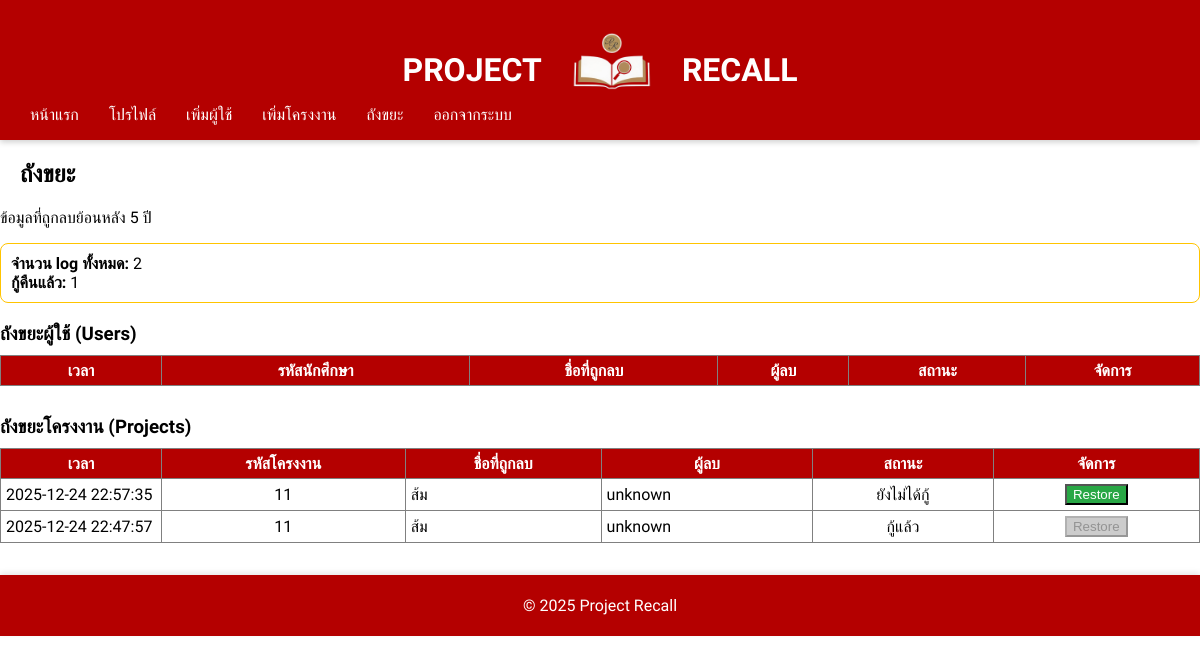
/Dashboard/Activity_log.php (signed in), run on the app's committed database.
### tables this page shows
CREATE TABLE `activity_log` (
  `id` int(11) NOT NULL,
  `item_type` enum('user','project','file','member') NOT NULL,
  `item_id` int(11) NOT NULL,
  `item_data` longtext NOT NULL,
  `deleted_by` varchar(150) NOT NULL,
  `deleted_at` datetime NOT NULL DEFAULT current_timestamp(),
  `restore_status` tinyint(1) NOT NULL DEFAULT 0,
  `restored_at` datetime DEFAULT NULL
);

### Dashboard/Activity_log.php (the view, shortened to what this page needs)
<?php
require '../DB/db.php';
include '../inc/header.php';
$deleteBefore = date('Y-m-d H:i:s', strtotime('-5 years'));
$pdo->prepare("DELETE FROM activity_log WHERE deleted_at < ?")->execute([$deleteBefore]);
$fiveYearsAgo = date('Y-m-d H:i:s', strtotime('-5 years'));
$stmt = $pdo->prepare("
    SELECT * FROM activity_log
    WHERE deleted_at >= ?
    ORDER BY deleted_at DESC
");
$stmt->execute([$fiveYearsAgo]);
$logs = $stmt->fetchAll(PDO::FETCH_ASSOC);
$total_logs = count($logs);
$restored_count = count(array_filter($logs, fn($l) => $l['restore_status'] == 1));
?>
<h2 style="margin:20px;">ถังขยะ</h2>
<p>ข้อมูลที่ถูกลบย้อนหลัง 5 ปี</p>
<div style="margin:15px 0; padding:10px; border:1px solid #ffc400; border-radius:8px;">
    <strong>จำนวน log ทั้งหมด:</strong> <?= $total_logs ?><br>
    <strong>กู้คืนแล้ว:</strong> <?= $restored_count ?>
</div>
<h3 style="margin:20px 0 10px;">ถังขยะผู้ใช้ (Users)</h3>
<table border="1" cellpadding="5" cellspacing="0" style="border-collapse:collapse;width:100%;">
    <tr style="background:#b40000;color:#fff;text-align:center;">
        <th style="width:150px;">เวลา</th>
        <th>รหัสนักศึกษา</th>
        <th>ชื่อที่ถูกลบ</th>
        <th>ผู้ลบ</th>
        <th>สถานะ</th>
        <th>จัดการ</th>
    </tr>
</table>
<h3 style="margin:30px 0 10px;">ถังขยะโครงงาน (Projects)</h3>
<table border="1" cellpadding="5" cellspacing="0" style="border-collapse:collapse;width:100%;">
    <tr style="background:#b40000;color:#fff;text-align:center;">
        <th style="width:150px;">เวลา</th>
        <th>รหัสโครงงาน</th>
        <th>ชื่อที่ถูกลบ</th>
        <th>ผู้ลบ</th>
        <th>สถานะ</th>
        <th>จัดการ</th>
    </tr>
<?php foreach ($logs as $log): ?>
<?php
    $data = json_decode($log['item_data'], true);
    $deleted_name = $data['title_th'] ?? $data['title_en'] ?? '-';
?>
<tr>
    <td><?= htmlspecialchars($log['deleted_at']) ?></td>
    <td style="text-align:center;"><?= $log['item_id'] ?></td>
    <td><?= htmlspecialchars($deleted_name) ?></td>
    <td><?= htmlspecialchars($log['deleted_by']) ?></td>
    <td style="text-align:center;">
        <?= $log['restore_status'] ? 'กู้แล้ว' : 'ยังไม่ได้กู้' ?>
    </td>
    <td style="text-align:center;">
        <?php if (!$log['restore_status']): ?>
            <a href="activity_log.php?restore_id=<?= $log['id'] ?>"
               onclick="return confirm('ยืนยันการกู้คืนข้อมูลนี้?')">
                <button style="background:#28a745;color:white;">Restore</button>
            </a>
        <?php else: ?>
            <button disabled style="background:#ccc;">Restore</button>
        <?php endif; ?>
    </td>
</tr>
<?php endforeach; ?>
</table>
<?php include '../inc/footer.php'; ?>

### Inc/header.php (style rules this page uses)
:root { --main:#b40000; }
body { margin:0;font-family:'Sarabun',sans-serif; }

### Inc/footer.php (style rules this page uses)
:root { --main-color: #b40000; --header-text: #ffffff; }

### data on the page
activity_log: deleted_at "2025-12-24 22:57:35", item "11", item_data "ส้ม", deleted_by "unknown", restore_status "ยังไม่ได้กู้"
activity_log: deleted_at "2025-12-24 22:47:57", item "11", item_data "ส้ม", deleted_by "unknown", restore_status "กู้แล้ว"

### other printed values
$total_logs "2"
$restored_count "1"
